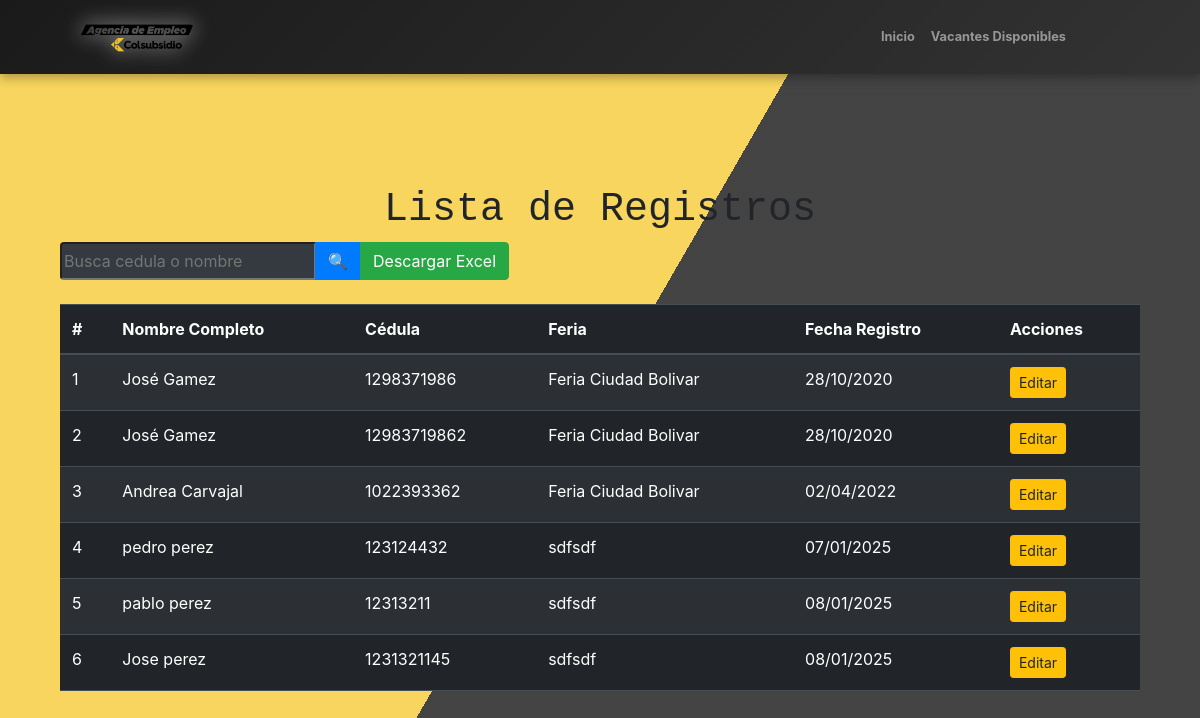
The page /registros/ on the database as committed earlier.
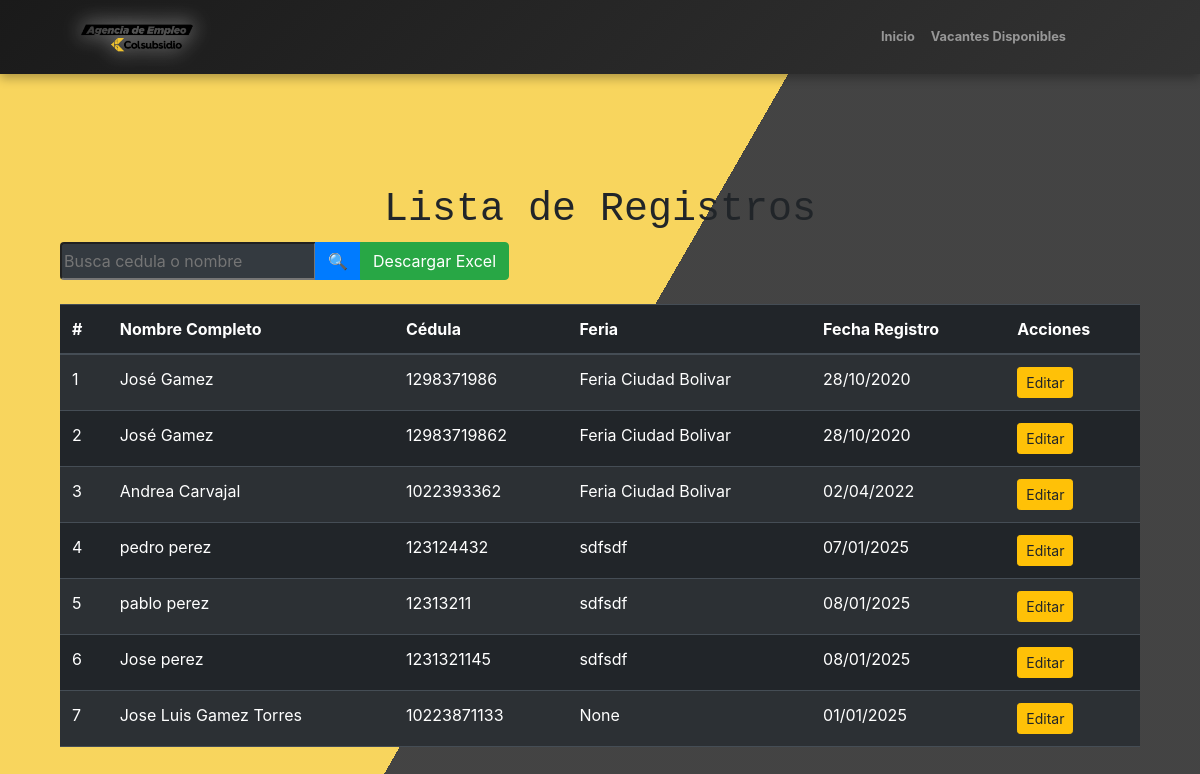
The same page on the database as committed later.
### vacantes/models.py (models this page shows, shortened)
class RegistroCandidato(models.Model):
    SEX_CHOICES = [
        ('M', 'Mujer'),
        ('H', 'Hombre'),
        ('I', 'Intersexual'),
    ]
    DOCUMENT_TYPE_CHOICES = [
        ('CC', 'CEDULA DE CIUDADANIA'),
        ('PEP', 'PERMISO ESPECIAL DE PERMANENCIA'),
        ('TI', 'TARJETA DE IDENTIDAD'),
        ('DNI', 'DOCUMENTO NACIONAL DE IDENTIFICACION'),
        ('PAS', 'PASAPORTE'),
        ('CE', 'CEDULA DE EXTRANJERIA'),
    ]
    EDUCATION_LEVEL_CHOICES = [
        ('BP', 'BASICA PRIMARIA'),
        ('BS', 'BASICA SECUNDARIA'),
        ('BA', 'BACHILLER ACADEMICO'),
        ('EBA', 'ESTUDIANTE BACHILLER ACADEMICO'),
        ('TL', 'TECNICO LABORAL/PROFESIONAL'),
        ('ETL', 'ESTUDIANTE TECNICO LABORAL/PROFESIONAL'),
        ('T', 'TECNOLOGO'),
        ('ET', 'ESTUDIANTE TECNOLOGO'),
        ('P', 'PROFESIONAL'),
        ('EP', 'ESTUDIANTE PROFESIONAL'),
        ('PG', 'POSGRADO'),
    ]
    SCHEDULE_CHOICES = [
        ('FT', 'TIEMPO COMPLETO'),
        ('PT', 'MEDIO TIEMPO'),
        ('WE', 'FINES DE SEMANA'),
    ]
    SALARY_CHOICES = [
        ('<1', 'Menos de 1 SMMLV'),
        ('1-2', '1 a 2 SMMLV'),
        ('2-4', '2 a 4 SMMLV'),
        ('4-6', '4 a 6 SMMLV'),
        ('6-9', '6 a 9 SMMLV'),
        ('9-12', '9 a 12 SMMLV'),
        ('12-15', '12 a 15 SMMLV'),
        ('15-19', '15 a 19 SMMLV'),
        ('>20', '20 SMMLV en adelante'),
    ]
    DISABILITY_CHOICES = [
        ('SI', 'Sí'),
        ('NO', 'No'),
    ]
    SISE_CHOICES = [
        ('SI', 'Sí'),
        ('NO', 'No'),
    ]
    RECRUITER_CHOICES = [
        ('NN', 'No conoce el nombre'),
        ('AAM', 'Angel Andres Moyano Molano'),
        ('DAP', 'Diego Alejandro Parra Pinto'),
        ('EJC', 'Erika Julieth Cristancho Pérez'),
    ]
    feria = models.CharField(max_length=100, blank=True, null=True)
    fecha_feria = models.DateField(default=date(2025, 1, 1), blank=True, null=True)
    sexo = models.CharField(max_length=1, choices=SEX_CHOICES)
    tipo_documento = models.CharField(max_length=3, choices=DOCUMENT_TYPE_CHOICES)
    numero_documento = models.CharField(max_length=20, unique=True)
    nombres = models.CharField(max_length=100)
    apellidos = models.CharField(max_length=100)
    numero_celular = models.CharField(max_length=15)
    correo_electronico = models.EmailField()
    fecha_nacimiento = models.DateField()
    formacion_academica = models.CharField(max_length=3, choices=EDUCATION_LEVEL_CHOICES)
    programa_academico = models.CharField(max_length=100)
    experiencia_laboral = models.TextField(blank=True, null=True)
    interes_ocupacional = models.TextField(blank=True, null=True)
    localidad_municipio = models.CharField(max_length=100)
    candidato_discapacidad = models.CharField(max_length=2, choices=DISABILITY_CHOICES)
    tipo_discapacidad = models.CharField(max_length=100, blank=True, null=True)
    horario_interesado = models.CharField(max_length=2, choices=SCHEDULE_CHOICES)
    aspiracion_salarial = models.CharField(max_length=5, choices=SALARY_CHOICES)
    registrado_en_sise = models.CharField(max_length=2, choices=SISE_CHOICES)
    tecnico_seleccion = models.CharField(max_length=3, choices=RECRUITER_CHOICES,blank=True, null=True)
    vacantes_disponibles = models.ManyToManyField(Vacante, related_name="candidatos", blank=True)
    class Meta:
        verbose_name = "Registro de Candidato"
        verbose_name_plural = "Registros de Candidatos"

### vacantes/views.py (the view, shortened to what this page needs)
# urls.py: path('registros/', views.lista_registros, name='lista_registros'),
def lista_registros(request):
    query = request.GET.get('q', '')  # Captura el término de búsqueda
    registros = RegistroCandidato.objects.all()
    context = {
        'registros': registros,
        'query': query
    }
    return render(request, 'lista_registros.html', context)

### vacantes/templates/lista_registros.html (shortened to what this page needs)
{% extends 'base.html' %}
{% block contenido %}
<div class="container mt-5">
    <h1 class="text-center">Lista de Registros</h1>
    <form method="get" class="mb-4">
        <div class="input-group">
            <input class="text-white bg-dark" type="text" name="q" value="{{ query }}" class="form-control" placeholder="Busca cedula o nombre">
            <div class="input-group-append">
                <button class="btn btn-primary" type="submit">🔍</button>
                <a href="{% url 'descargar_excel' %}" class="btn btn-success">Descargar Excel</a>
            </div>
        </div>
    </form>
    <table class="table table-dark table-striped">
        <thead>
            <tr>
                <th>#</th>
                <th>Nombre Completo</th>
                <th>Cédula</th>
                <th>Feria</th>
                <th>Fecha Registro</th>
                <th>Acciones</th>
            </tr>
        </thead>
        <tbody>
            {% for registro in registros %}
                <tr>
                    <td>{{ forloop.counter }}</td>
                    <td>{{ registro.nombres }} {{ registro.apellidos }}</td>
                    <td>{{ registro.numero_documento }}</td>
                    <td>{{ registro.feria }}</td>
                    <td>{{ registro.fecha_feria|date:"d/m/Y" }}</td>
                    <td>
                        <a href="{% url 'editar_registro' registro.pk %}" class="btn btn-warning btn-sm">Editar</a>
                    </td>
                </tr>
            {% empty %}
                <tr>
                    <td colspan="5" class="text-center">No se encontraron registros.</td>
                </tr>
            {% endfor %}
        </tbody>
    </table>
</div>
{% endblock %}

Rows that differ between the two databases and show on the page:
added RegistroCandidato: nombres "Jose Luis", apellidos "Gamez Torres", numero_documento "10223871133", feria "None", fecha_feria "01/01/2025"
